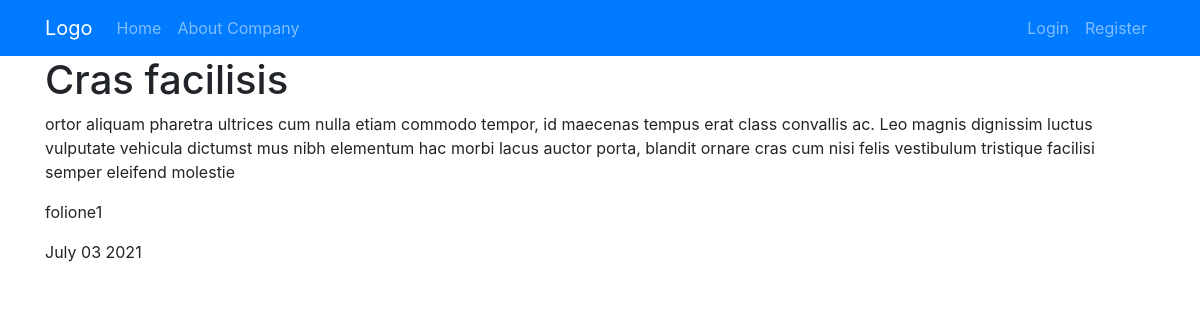
Page /3 on the committed database.
### main_content/models.py (models this page shows, shortened)
class Blog(db.Model):
  __tablename__ = 'blogs'
  user = db.relationship(User)
  id = db.Column(db.Integer, primary_key=True)
  title = db.Column(db.String(64))
  description = db.Column(db.Text,nullable=False)
  user_id = db.Column(db.Integer,db.ForeignKey('users.id'), nullable=False)
  created_at = db.Column(db.DateTime, nullable=False, default=datetime.utcnow)

class User(db.Model,UserMixin):
  __tablename__ = 'users'
  id = db.Column(db.Integer, primary_key=True)
  profile_image = db.Column(db.String(64), nullable=False, default='default.png')
  email = db.Column(db.String(64),unique=True,index=True)
  username = db.Column(db.String(64),unique=True,index=True)
  password_hash = db.Column(db.String(128))
  posts = db.relationship('Blog', backref='author', lazy=True)

### main_content/blogs/views.py (the view)
@blogs.route('/<int:blog_id>')
def show_blog(blog_id):
  blog = Blog.query.get_or_404(blog_id)
  return render_template('single_blog.html',blog=blog)

### main_content/templates/single_blog.html (shortened to what this page needs)
{% extends "base.html" %}
{% block content %}
  <h1>{{blog.title}}</h1>
  <p>{{blog.description}}</p>
  <p>{{blog.author.username}}</p>
  <p>{{blog.created_at.strftime('%B %d %Y')}}</p>
{% endblock %}

### rows in the picture
Blog: title "Cras facilisis", description "ortor aliquam pharetra ultrices cum nulla etiam commodo tempor, id maecenas tempus erat class convallis ac. Leo magnis dignissim luctus vulputate vehicula dictumst mus nibh elementum hac morbi lacus auctor porta, blandit ornare cras cum nisi felis vestibulum tristique facilisi semper eleifend molestie", created_at "July 03 2021"
User: author.username "folione1"
